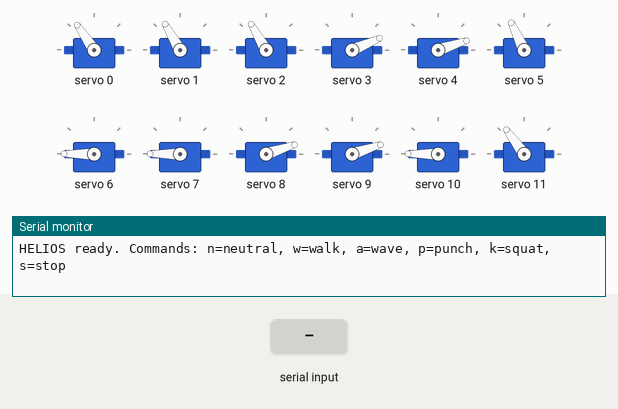
Recording of a sketch running on a simulated Arduino Uno, built with avr-gcc and run on an emulated ATmega328P. Parts: 12 × servo, the last lines printed to the serial monitor. The inputs (shaded band) are chosen by the test bench.

Above: at 1.3 s.
1.4 s: "w" received over Serial
At 1.46 s:
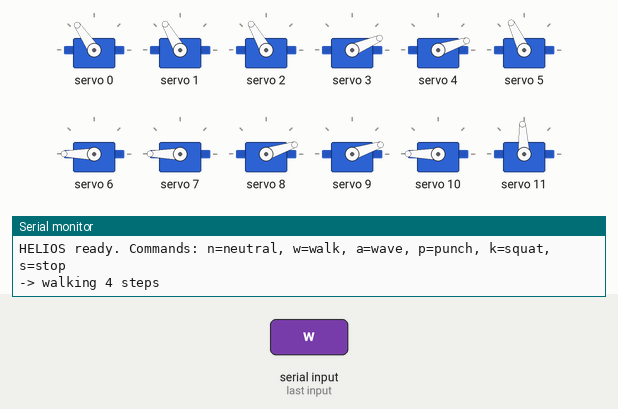
4.4 s: "a" received over Serial
At 5.61 s:
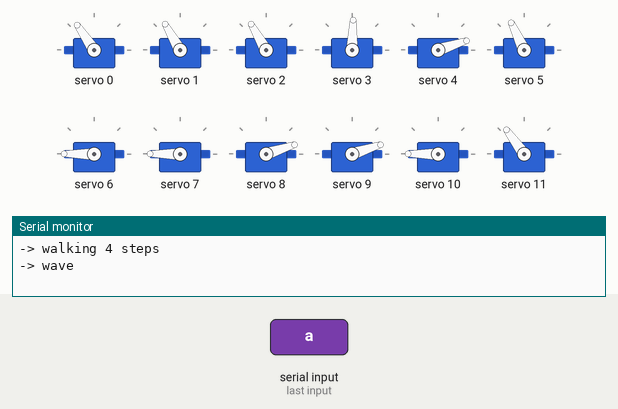
7.4 s: "p" received over Serial
At 8.8 s:
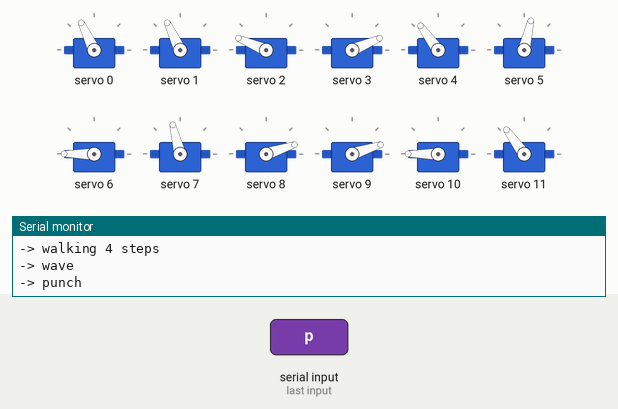
10.4 s: "k" received over Serial
At 11.3 s:
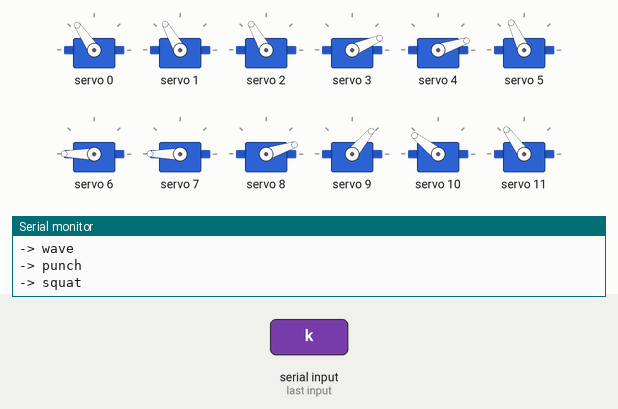
Timing chart, 0 to 13.5 s (numbered marks = the images above; inputs shaded):
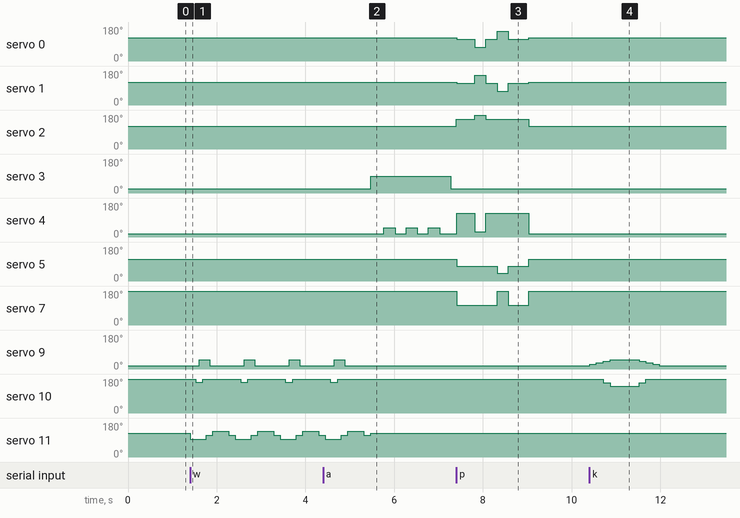

The sketch:

helios.ino
```cpp
/*
 * ==========================================================
 *  HELIOS ☀  —  휴머노이드 로봇 (단일 파일 버전)
 * ==========================================================
 *  PCA9685 16채널 서보 드라이버 기준.
 *  구성: 머리 + 허리 + 양팔(각3) + 양다리(각4) = 16 서보
 *
 *  ▶ 이 파일 하나만 아두이노 IDE에 복붙하면 됩니다. (config.h 필요 없음)
 *
 *  필요 라이브러리 (라이브러리 매니저에서 설치):
 *    - Adafruit PWM Servo Driver Library
 *
 *  시리얼 명령 (9600 baud):
 *    n : 중립(차렷) 자세
 *    w : 앞으로 걷기
 *    a : 손 흔들기 (인사)
 *    s : 정지
 * ==========================================================
 */

#include <Wire.h>
#include <Adafruit_PWMServoDriver.h>

// ==========================================================
//  ▼▼▼ 설정 (하드웨어에 맞게 이 부분만 수정) ▼▼▼
// ==========================================================

// ----- PCA9685 -----
#define PCA9685_ADDR   0x40
#define SERVO_FREQ     50      // 아날로그 서보 = 50Hz
#define SERVO_PULSE_MIN  150   // 약 0도 (서보에 맞게 미세조정)
#define SERVO_PULSE_MAX  560   // 약 180도 (MG90S에 맞게 조정)

// ----- 채널 번호 (배선표 그대로) -----
#define CH_HEAD        0   // 머리
#define CH_WAIST       1   // 허리
#define CH_R_SHO_PITCH 2   // 오른쪽 어깨 (위아래)
#define CH_R_SHO_ROLL  3   // 오른쪽 어깨 (옆으로 벌림)
#define CH_R_ELBOW     4   // 오른쪽 팔꿈치
#define CH_L_SHO_PITCH 5   // 왼쪽 어깨 (위아래)
#define CH_L_SHO_ROLL  6   // 왼쪽 어깨 (옆으로 벌림)
#define CH_L_ELBOW     7   // 왼쪽 팔꿈치
#define CH_R_HIP       8   // 오른쪽 고관절
#define CH_R_THIGH     9   // 오른쪽 허벅지
#define CH_R_CALF      10  // 오른쪽 종아리 (무릎)
#define CH_R_ANKLE     11  // 오른쪽 발목
#define CH_L_HIP       12  // 왼쪽 고관절
#define CH_L_THIGH     13  // 왼쪽 허벅지
#define CH_L_CALF      14  // 왼쪽 종아리 (무릎)
#define CH_L_ANKLE     15  // 왼쪽 발목
#define NUM_SERVOS     16

// ----- 각도 안전 한계 -----
#define SERVO_MIN_ANGLE  0
#define SERVO_MAX_ANGLE  180

// ----- 중립(차렷) 자세 각도 [채널 0~15] -----
// 조립한 홈 자세와 동일. 오른쪽 0도 ↔ 왼쪽 180도 (좌우 거울 장착)
const int neutral[NUM_SERVOS] = {
  98,  // 0  머리(목) (정면 보정)
  94,  // 1  허리 (정면 보정)
  94,  // 2  R 어깨 상하 (보정)
  5,   // 3  R 어깨 벌림 (보정)
  0,   // 4  R 팔꿈치
  90,  // 5  L 어깨 상하
  178, // 6  L 어깨 벌림 (보정)
  180, // 7  L 팔꿈치
  0,   // 8  R 고관절
  0,   // 9  R 허벅지
  170, // 10 R 종아리 (보정)
  100, // 11 R 발목 (보정)
  80,  // 12 L 고관절 (보정)
  170, // 13 L 허벅지 (보정)
  0,   // 14 L 종아리 (재조립: 직립=0)
  85   // 15 L 발목 (보정)
};

// ----- 서보 방향 (반대로 움직이면 부호 뒤집기) -----
const int servoDir[NUM_SERVOS] = {
  +1, // 0  머리
  +1, // 1  허리
  +1, // 2  R 어깨 상하
  +1, // 3  R 어깨 벌림
  +1, // 4  R 팔꿈치
  -1, // 5  L 어깨 상하
  -1, // 6  L 어깨 벌림
  -1, // 7  L 팔꿈치
  +1, // 8  R 고관절
  +1, // 9  R 허벅지
  +1, // 10 R 종아리
  +1, // 11 R 발목
  -1, // 12 L 고관절
  -1, // 13 L 허벅지
  -1, // 14 L 종아리
  -1  // 15 L 발목
};

// ----- 채널별 안전 가동 범위 (측정값). 벗어나는 명령은 자동으로 막힘 -----
const int limitMin[NUM_SERVOS] = {
  17, 8, 0, 0, 0, 0, 0, 70,   // ch0/ch1: 홈(98/94) 기준 좌우 대칭 하한
  0, 0, 100, 40, 0, 100, 0, 0
};
const int limitMax[NUM_SERVOS] = {
  179, 180, 180, 180, 130, 180, 180, 180,
  90, 80, 180, 180, 90, 180, 80, 140
};

// ----- 걸음걸이 파라미터 (측정 범위 안에서. 테스트하며 조정) -----
#define GAIT_STEP_DELAY_MS  20   // 프레임 간 지연(작을수록 빠름)
#define KNEE_LIFT    45   // 무릎 굽혀 발 들기 (종아리, 범위 내 최대 80)
#define THIGH_STEP   30   // 허벅지 앞으로 내딛기 (범위 내 최대 80)
#define ANKLE_SHIFT  20   // 발목으로 무게 좌우 이동

// ==========================================================
//  ▲▲▲ 설정 끝 ▲▲▲
// ==========================================================

Adafruit_PWMServoDriver pwm = Adafruit_PWMServoDriver(PCA9685_ADDR);
bool walking = false;

// ---------- 저수준: 각도 → 서보 출력 ----------
void writeAngle(uint8_t ch, int angle) {
  // 채널별 안전 범위로 제한
  if (angle < limitMin[ch]) angle = limitMin[ch];
  if (angle > limitMax[ch]) angle = limitMax[ch];
  int pulse = map(angle, 0, 180, SERVO_PULSE_MIN, SERVO_PULSE_MAX);
  pwm.setPWM(ch, 0, pulse);
}

void moveJoint(uint8_t ch, int offset) {
  writeAngle(ch, neutral[ch] + servoDir[ch] * offset);
}

// ---------- 자세 ----------
void standNeutral() {
  for (uint8_t ch = 0; ch < NUM_SERVOS; ch++) {
    writeAngle(ch, neutral[ch]);
  }
}

// ---------- 걸음걸이용 동작 함수 (관절 특성 반영) ----------
// 각 관절의 홈·굽힘 방향이 달라서, 각도를 직접 계산해서 씀.
//  (측정값: R종아리 직립180→굽힘100 / L종아리 직립0→굽힘80)
//           (R허벅지 홈0→앞80 / L허벅지 홈180→앞100)

// 무릎 굽힘: bend=0 펴짐(직립), bend 커질수록 굽힘
void kneeBend(bool isRight, int bend) {
  if (isRight) writeAngle(CH_R_CALF, 180 - bend);  // 오른종아리: 180에서 감소
  else         writeAngle(CH_L_CALF,   0 + bend);  // 왼종아리: 0에서 증가
}

// 허벅지 내딛기: fwd=0 중립, fwd 커질수록 앞으로
void thighStep(bool isRight, int fwd) {
  if (isRight) writeAngle(CH_R_THIGH,   0 + fwd);  // 오른허벅지: 0에서 증가
  else         writeAngle(CH_L_THIGH, 180 - fwd);  // 왼허벅지: 180에서 감소
}

// 발목 무게이동: amt>0 = 한쪽으로 기울여 무게 이동
//  (몸이 안 기울고 비틀리면 아래 두 줄 중 왼발목 부호를 (90 - amt)로 바꾸세요)
void ankleShift(int amt) {
  writeAngle(CH_R_ANKLE, 90 + amt);   // 오른발목
  writeAngle(CH_L_ANKLE, 90 + amt);   // 왼발목
}

// ---------- 한 걸음 ----------
// swingRight=true → 오른다리를 들어 앞으로 내딛음
void takeStep(bool swingRight) {
  int shiftDir = swingRight ? -1 : +1;  // 드는 다리 반대(지지발)로 무게 이동

  // 1) 무게중심을 지지발로 (발목으로 기울임)
  ankleShift(shiftDir * ANKLE_SHIFT);
  delay(GAIT_STEP_DELAY_MS * 6);

  // 2) 스윙 다리 들기 (무릎 굽힘)
  kneeBend(swingRight, KNEE_LIFT);
  delay(GAIT_STEP_DELAY_MS * 4);

  // 3) 스윙 다리 앞으로 (허벅지)
  thighStep(swingRight, THIGH_STEP);
  delay(GAIT_STEP_DELAY_MS * 4);

  // 4) 스윙 발 내리기 (무릎 펴기)
  kneeBend(swingRight, 0);
  delay(GAIT_STEP_DELAY_MS * 4);

  // 5) 무게중심 중앙 복귀
  ankleShift(0);
  delay(GAIT_STEP_DELAY_MS * 4);

  // 6) 허벅지 중립 복귀 (몸이 앞으로 나아감)
  thighStep(swingRight, 0);
  delay(GAIT_STEP_DELAY_MS * 3);
}

void walkForward(int steps) {
  for (int i = 0; i < steps && walking; i++) {
    takeStep(true);
    if (!walking) break;
    takeStep(false);
  }
  standNeutral();
}

// ---------- 손 흔들기 ----------
void waveHand() {
  moveJoint(CH_R_SHO_ROLL, 60);
  delay(300);
  for (int i = 0; i < 3; i++) {
    moveJoint(CH_R_ELBOW, 30);
    delay(250);
    moveJoint(CH_R_ELBOW, -10);
    delay(250);
  }
  moveJoint(CH_R_ELBOW, 0);
  moveJoint(CH_R_SHO_ROLL, 0);
}

// ---------- 지르기(펀치) 콤보 ----------
// 팔 동작은 moveJoint 오프셋으로 좌우 자동 대칭 처리 (servoDir 반영).
#define GUARD_ELBOW    100  // 가드 시 팔꿈치 굽힘
#define GUARD_SHOULDER  35  // 가드 시 어깨 살짝 들기
#define PUNCH_ELBOW     10  // 지를 때 팔꿈치 펴기
#define PUNCH_SHOULDER  70  // 지를 때 어깨 앞으로
#define WAIST_TWIST     40  // 지를 때 몸통 회전 각도

// 몸통 회전 (머리는 반대로 돌려 정면 고정). 방향 반대면 부호 바꾸기.
void torsoTwist(int dir) {
  int w = 90 + dir * WAIST_TWIST;
  writeAngle(CH_WAIST, w);
  writeAngle(CH_HEAD, 180 - w);   // 머리를 반대로 돌려 정면 유지
}

void armGuard(bool isRight) {
  moveJoint(isRight ? CH_R_SHO_PITCH : CH_L_SHO_PITCH, GUARD_SHOULDER);
  moveJoint(isRight ? CH_R_ELBOW     : CH_L_ELBOW,     GUARD_ELBOW);
  torsoTwist(0);
}
// 오른손 지르기 → 몸통 왼쪽 / 왼손 지르기 → 몸통 오른쪽
void armPunch(bool isRight) {
  moveJoint(isRight ? CH_R_SHO_PITCH : CH_L_SHO_PITCH, PUNCH_SHOULDER);
  moveJoint(isRight ? CH_R_ELBOW     : CH_L_ELBOW,     PUNCH_ELBOW);
  torsoTwist(isRight ? +1 : -1);
}

// 가드 → 오른손 지르기 → 가드 → 왼손 지르기 → 가드 → 차렷
void punchCombo() {
  armGuard(true); armGuard(false);   // 1) 양손 가드
  delay(400);
  armPunch(true);  delay(250);       // 2) 오른손 지르기
  armGuard(true);  delay(250);       // 3) 오른손 가드 복귀
  armPunch(false); delay(250);       // 4) 왼손 지르기
  armGuard(false); delay(250);       // 5) 왼손 가드 복귀
  delay(200);
  standNeutral();                    // 6) 차렷
}

// ---------- 무릎 구부리기 (스쿼트) ----------
#define SQUAT_KNEE   65   // 무릎 굽힘 정도 (최대 80)
#define SQUAT_THIGH  30   // 허벅지 굽힘(균형용)
#define SQUAT_STEPS   4   // 부드럽게 나눌 단계 수

void squatPose(int knee, int thigh) {
  kneeBend(true, knee);  kneeBend(false, knee);
  thighStep(true, thigh); thighStep(false, thigh);
}
void squat() {
  for (int i = 1; i <= SQUAT_STEPS; i++) {       // 내려가기
    squatPose(SQUAT_KNEE * i / SQUAT_STEPS, SQUAT_THIGH * i / SQUAT_STEPS);
    delay(150);
  }
  delay(500);                                     // 앉은 자세 유지
  for (int i = SQUAT_STEPS - 1; i >= 0; i--) {   // 올라오기
    squatPose(SQUAT_KNEE * i / SQUAT_STEPS, SQUAT_THIGH * i / SQUAT_STEPS);
    delay(150);
  }
  standNeutral();
}

// ---------- 셋업 / 루프 ----------
void setup() {
  Serial.begin(9600);
  Wire.begin();
  pwm.begin();
  pwm.setPWMFreq(SERVO_FREQ);
  delay(100);
  standNeutral();
  Serial.println(F("HELIOS ready. Commands: n=neutral, w=walk, a=wave, p=punch, k=squat, s=stop"));
}

void loop() {
  if (Serial.available()) {
    char cmd = Serial.read();
    switch (cmd) {
      case 'n':
        walking = false;
        standNeutral();
        Serial.println(F("-> neutral"));
        break;
      case 'w':
        walking = true;
        Serial.println(F("-> walking 4 steps"));
        walkForward(4);
        walking = false;
        break;
      case 'a':
        Serial.println(F("-> wave"));
        waveHand();
        break;
      case 'p':
        Serial.println(F("-> punch"));
        punchCombo();
        break;
      case 'k':
        Serial.println(F("-> squat"));
        squat();
        break;
      case 's':
        walking = false;
        Serial.println(F("-> stop"));
        break;
    }
  }
}
```

Measured:
- after the input at 1.4 s, servo 9: alternates 50° for 0.24 s and 18° for 0.77 s, starting after 0.20 s; servo 10: alternates 180° for 0.85 s and 164° for 0.16 s, starting after 0.12 s; servo 11: 126° → 93° at once, then repeats every 1.0 s: 115° 0.14 s, 137° 0.36 s, 115° 0.14 s, 93° 0.36 s
- after the input at 4.4 s, servo 3: 23° → 88° after 1.1 s, → 23° 1.8 s later; servo 4: alternates 50° for 0.25 s and 18° for 0.25 s, starting after 1.4 s
- after the input at 7.4 s, servo 0: 124° → 115° at once, → 72° 0.40 s later, → 115° 0.25 s later, → 158° 0.25 s later, … (6 changes in this stretch); servo 1: 120° → 115° at once, → 158° 0.40 s later, → 115° 0.25 s later, → 72° 0.25 s later, … (6 changes in this stretch)
- after the input at 10.4 s, servo 9: 18° → 25° at once, → 34° 0.15 s later, → 42° 0.15 s later, → 50° 0.15 s later, … (8 changes in this stretch); servo 10: 180° → 178° after 0.16 s, → 160° 0.15 s later, → 142° 0.15 s later, → 160° 0.65 s later, … (6 changes in this stretch)
